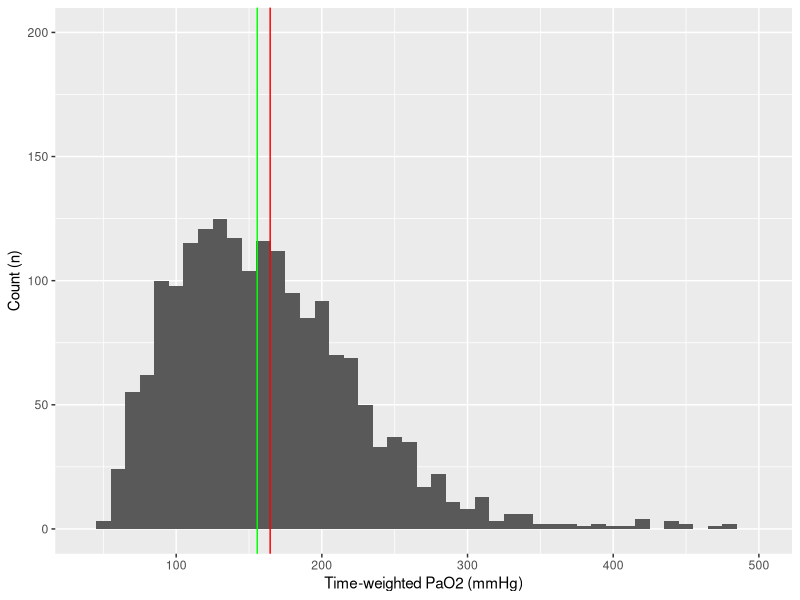

This chart was generated by the following R code:
## ---- chunk 1
knitr::opts_chunk$set(echo = TRUE)
knitr::opts_knit$set(root.dir = "/Users/grigorijschleifer/Desktop/MIMIC_III/PT_Hyperoxia_2020/data/")
## ---- chunk 2
library(dplyr)
library(knitr)
library(tidyverse)
## ---- chunk 3
hyper <- read_csv("hyper.csv")
## ---- chunk 4
hyper %>% filter(!is.na(time_weighted_24hr_pao2), los >= 1) %>% summarize(n())
## ---- chunk 5
hyper %>%
    filter(!is.na(time_weighted_24hr_pao2), los >= 1) %>%
    ggplot(aes(time_weighted_24hr_pao2)) +
    geom_histogram(binwidth = 10) +
    scale_x_continuous(limit=c(40, 500)) +
    scale_y_continuous(limits = c(0, 200)) +
    geom_vline(xintercept = median(hyper$time_weighted_24hr_pao2, na.rm = TRUE), color="green") +
    geom_vline(xintercept = mean(hyper$time_weighted_24hr_pao2, na.rm = TRUE), color="red") +
    xlab("Time-weighted PaO2 (mmHg)") +
    ylab("Count (n)")
